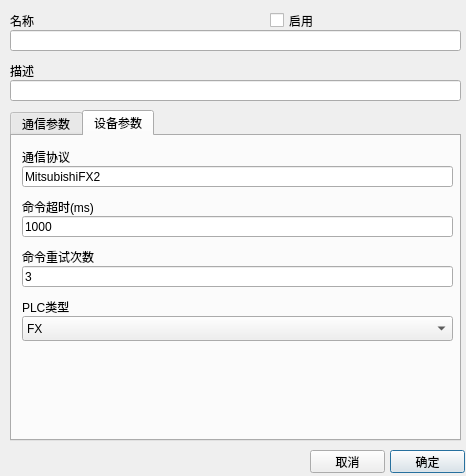
<?xml version="1.0" encoding="UTF-8"?>
<ui version="4.0">
 <class>CMDDeviceConfigDialog</class>
 <widget class="QDialog" name="CMDDeviceConfigDialog">
  <property name="geometry">
   <rect>
    <x>0</x>
    <y>0</y>
    <width>466</width>
    <height>476</height>
   </rect>
  </property>
  <property name="windowTitle">
   <string>Dialog</string>
  </property>
  <widget class="QLineEdit" name="nameEdit">
   <property name="geometry">
    <rect>
     <x>10</x>
     <y>30</y>
     <width>451</width>
     <height>21</height>
    </rect>
   </property>
  </widget>
  <widget class="QLineEdit" name="descriptionEdit">
   <property name="geometry">
    <rect>
     <x>10</x>
     <y>80</y>
     <width>451</width>
     <height>21</height>
    </rect>
   </property>
   <property name="readOnly">
    <bool>false</bool>
   </property>
  </widget>
  <widget class="QLabel" name="label_2">
   <property name="geometry">
    <rect>
     <x>10</x>
     <y>10</y>
     <width>251</width>
     <height>21</height>
    </rect>
   </property>
   <property name="text">
    <string>名称</string>
   </property>
  </widget>
  <widget class="QLabel" name="label_4">
   <property name="geometry">
    <rect>
     <x>10</x>
     <y>60</y>
     <width>431</width>
     <height>21</height>
    </rect>
   </property>
   <property name="text">
    <string>描述</string>
   </property>
  </widget>
  <widget class="QPushButton" name="okButton">
   <property name="geometry">
    <rect>
     <x>390</x>
     <y>450</y>
     <width>75</width>
     <height>23</height>
    </rect>
   </property>
   <property name="text">
    <string>确定</string>
   </property>
  </widget>
  <widget class="QPushButton" name="cancelButton">
   <property name="geometry">
    <rect>
     <x>310</x>
     <y>450</y>
     <width>75</width>
     <height>23</height>
    </rect>
   </property>
   <property name="text">
    <string>取消</string>
   </property>
  </widget>
  <widget class="QCheckBox" name="enableCheckBox">
   <property name="geometry">
    <rect>
     <x>270</x>
     <y>10</y>
     <width>171</width>
     <height>21</height>
    </rect>
   </property>
   <property name="text">
    <string>启用</string>
   </property>
  </widget>
  <widget class="QTabWidget" name="tabWidget">
   <property name="geometry">
    <rect>
     <x>10</x>
     <y>110</y>
     <width>451</width>
     <height>331</height>
    </rect>
   </property>
   <property name="currentIndex">
    <number>1</number>
   </property>
   <widget class="QWidget" name="tab">
    <attribute name="title">
     <string>通信参数</string>
    </attribute>
    <widget class="QLabel" name="label_3">
     <property name="geometry">
      <rect>
       <x>10</x>
       <y>10</y>
       <width>431</width>
       <height>21</height>
      </rect>
     </property>
     <property name="text">
      <string>通信模式</string>
     </property>
    </widget>
    <widget class="QStackedWidget" name="stackedWidget">
     <property name="geometry">
      <rect>
       <x>0</x>
       <y>60</y>
       <width>441</width>
       <height>231</height>
      </rect>
     </property>
     <property name="currentIndex">
      <number>1</number>
     </property>
     <widget class="QWidget" name="page_3">
      <widget class="QLabel" name="label_5">
       <property name="geometry">
        <rect>
         <x>10</x>
         <y>0</y>
         <width>211</width>
         <height>21</height>
        </rect>
       </property>
       <property name="text">
        <string>端口</string>
       </property>
      </widget>
      <widget class="QComboBox" name="portComboBox">
       <property name="geometry">
        <rect>
         <x>10</x>
         <y>20</y>
         <width>211</width>
         <height>25</height>
        </rect>
       </property>
       <property name="editable">
        <bool>true</bool>
       </property>
       <property name="currentIndex">
        <number>-1</number>
       </property>
      </widget>
      <widget class="QComboBox" name="baudRateComboBox">
       <property name="geometry">
        <rect>
         <x>240</x>
         <y>20</y>
         <width>201</width>
         <height>21</height>
        </rect>
       </property>
       <property name="currentText">
        <string>115200</string>
       </property>
       <item>
        <property name="text">
         <string>115200</string>
        </property>
       </item>
       <item>
        <property name="text">
         <string>57600</string>
        </property>
       </item>
       <item>
        <property name="text">
         <string>38400</string>
        </property>
       </item>
       <item>
        <property name="text">
         <string>19200</string>
        </property>
       </item>
       <item>
        <property name="text">
         <string>9600</string>
        </property>
       </item>
       <item>
        <property name="text">
         <string>4800</string>
        </property>
       </item>
       <item>
        <property name="text">
         <string>2400</string>
        </property>
       </item>
       <item>
        <property name="text">
         <string>1200</string>
        </property>
       </item>
      </widget>
      <widget class="QLabel" name="label_7">
       <property name="geometry">
        <rect>
         <x>240</x>
         <y>0</y>
         <width>201</width>
         <height>21</height>
        </rect>
       </property>
       <property name="text">
        <string>波特率</string>
       </property>
      </widget>
      <widget class="QLabel" name="label_8">
       <property name="geometry">
        <rect>
         <x>10</x>
         <y>50</y>
         <width>211</width>
         <height>21</height>
        </rect>
       </property>
       <property name="text">
        <string>数据位</string>
       </property>
      </widget>
      <widget class="QLabel" name="label_9">
       <property name="geometry">
        <rect>
         <x>240</x>
         <y>50</y>
         <width>191</width>
         <height>21</height>
        </rect>
       </property>
       <property name="text">
        <string>停止位</string>
       </property>
      </widget>
      <widget class="QComboBox" name="parityComboBox">
       <property name="geometry">
        <rect>
         <x>10</x>
         <y>120</y>
         <width>211</width>
         <height>21</height>
        </rect>
       </property>
       <item>
        <property name="text">
         <string>NONE</string>
        </property>
       </item>
       <item>
        <property name="text">
         <string>ODD</string>
        </property>
       </item>
       <item>
        <property name="text">
         <string>EVEN</string>
        </property>
       </item>
       <item>
        <property name="text">
         <string>MARK</string>
        </property>
       </item>
       <item>
        <property name="text">
         <string>SPACE</string>
        </property>
       </item>
      </widget>
      <widget class="QLabel" name="label_10">
       <property name="geometry">
        <rect>
         <x>10</x>
         <y>100</y>
         <width>211</width>
         <height>21</height>
        </rect>
       </property>
       <property name="text">
        <string>校验位</string>
       </property>
      </widget>
      <widget class="QComboBox" name="stopBitsComboBox">
       <property name="geometry">
        <rect>
         <x>240</x>
         <y>70</y>
         <width>201</width>
         <height>21</height>
        </rect>
       </property>
       <item>
        <property name="text">
         <string>1</string>
        </property>
       </item>
       <item>
        <property name="text">
         <string>1.5</string>
        </property>
       </item>
       <item>
        <property name="text">
         <string>2</string>
        </property>
       </item>
      </widget>
      <widget class="QComboBox" name="dataBitsComboBox">
       <property name="geometry">
        <rect>
         <x>10</x>
         <y>70</y>
         <width>211</width>
         <height>21</height>
        </rect>
       </property>
       <property name="currentText">
        <string>5</string>
       </property>
       <item>
        <property name="text">
         <string>5</string>
        </property>
       </item>
       <item>
        <property name="text">
         <string>6</string>
        </property>
       </item>
       <item>
        <property name="text">
         <string>7</string>
        </property>
       </item>
       <item>
        <property name="text">
         <string>8</string>
        </property>
       </item>
      </widget>
     </widget>
     <widget class="QWidget" name="page">
      <widget class="QLineEdit" name="serverPortEdit">
       <property name="geometry">
        <rect>
         <x>10</x>
         <y>150</y>
         <width>431</width>
         <height>20</height>
        </rect>
       </property>
      </widget>
      <widget class="QLabel" name="label_6">
       <property name="geometry">
        <rect>
         <x>10</x>
         <y>80</y>
         <width>431</width>
         <height>21</height>
        </rect>
       </property>
       <property name="text">
        <string>IP地址</string>
       </property>
      </widget>
      <widget class="QLabel" name="label_11">
       <property name="geometry">
        <rect>
         <x>10</x>
         <y>130</y>
         <width>431</width>
         <height>21</height>
        </rect>
       </property>
       <property name="text">
        <string>服务端口</string>
       </property>
      </widget>
      <widget class="QLineEdit" name="serverIPEdit">
       <property name="geometry">
        <rect>
         <x>10</x>
         <y>100</y>
         <width>431</width>
         <height>20</height>
        </rect>
       </property>
      </widget>
      <widget class="QLabel" name="label_12">
       <property name="geometry">
        <rect>
         <x>10</x>
         <y>180</y>
         <width>431</width>
         <height>21</height>
        </rect>
       </property>
       <property name="text">
        <string>本地服务端口</string>
       </property>
      </widget>
      <widget class="QLineEdit" name="localPortEdit">
       <property name="geometry">
        <rect>
         <x>10</x>
         <y>200</y>
         <width>431</width>
         <height>20</height>
        </rect>
       </property>
      </widget>
      <widget class="QFrame" name="frame">
       <property name="geometry">
        <rect>
         <x>10</x>
         <y>30</y>
         <width>431</width>
         <height>41</height>
        </rect>
       </property>
       <property name="frameShape">
        <enum>QFrame::StyledPanel</enum>
       </property>
       <property name="frameShadow">
        <enum>QFrame::Raised</enum>
       </property>
       <widget class="QRadioButton" name="clientRadioButton">
        <property name="geometry">
         <rect>
          <x>66</x>
          <y>10</y>
          <width>81</width>
          <height>22</height>
         </rect>
        </property>
        <property name="layoutDirection">
         <enum>Qt::RightToLeft</enum>
        </property>
        <property name="text">
         <string>客户端</string>
        </property>
        <property name="checked">
         <bool>true</bool>
        </property>
       </widget>
       <widget class="QRadioButton" name="serverRadioButton">
        <property name="geometry">
         <rect>
          <x>260</x>
          <y>10</y>
          <width>81</width>
          <height>22</height>
         </rect>
        </property>
        <property name="layoutDirection">
         <enum>Qt::RightToLeft</enum>
        </property>
        <property name="text">
         <string>服务端</string>
        </property>
       </widget>
      </widget>
     </widget>
     <widget class="QWidget" name="page_2">
      <widget class="QLabel" name="label_14">
       <property name="geometry">
        <rect>
         <x>10</x>
         <y>10</y>
         <width>431</width>
         <height>21</height>
        </rect>
       </property>
       <property name="text">
        <string>通信参数</string>
       </property>
      </widget>
      <widget class="QLineEdit" name="usbCommParameterEdit">
       <property name="geometry">
        <rect>
         <x>10</x>
         <y>30</y>
         <width>431</width>
         <height>21</height>
        </rect>
       </property>
      </widget>
     </widget>
     <widget class="QWidget" name="page_5">
      <widget class="QLabel" name="label_19">
       <property name="geometry">
        <rect>
         <x>10</x>
         <y>10</y>
         <width>431</width>
         <height>21</height>
        </rect>
       </property>
       <property name="text">
        <string>通信参数</string>
       </property>
      </widget>
      <widget class="QLineEdit" name="boardCommParameterEdit">
       <property name="geometry">
        <rect>
         <x>10</x>
         <y>30</y>
         <width>431</width>
         <height>21</height>
        </rect>
       </property>
      </widget>
     </widget>
     <widget class="QWidget" name="page_4">
      <widget class="QLineEdit" name="otherCommParameterEdit">
       <property name="geometry">
        <rect>
         <x>10</x>
         <y>30</y>
         <width>431</width>
         <height>21</height>
        </rect>
       </property>
      </widget>
      <widget class="QLabel" name="label_15">
       <property name="geometry">
        <rect>
         <x>10</x>
         <y>10</y>
         <width>431</width>
         <height>21</height>
        </rect>
       </property>
       <property name="text">
        <string>通信参数</string>
       </property>
      </widget>
     </widget>
    </widget>
    <widget class="QComboBox" name="communicationTypeBox">
     <property name="geometry">
      <rect>
       <x>10</x>
       <y>30</y>
       <width>431</width>
       <height>21</height>
      </rect>
     </property>
     <item>
      <property name="text">
       <string>Serial</string>
      </property>
     </item>
     <item>
      <property name="text">
       <string>TCP</string>
      </property>
     </item>
     <item>
      <property name="text">
       <string>UDP</string>
      </property>
     </item>
     <item>
      <property name="text">
       <string>USB</string>
      </property>
     </item>
     <item>
      <property name="text">
       <string>Board</string>
      </property>
     </item>
     <item>
      <property name="text">
       <string>Other</string>
      </property>
     </item>
    </widget>
    <zorder>stackedWidget</zorder>
    <zorder>label_3</zorder>
    <zorder>communicationTypeBox</zorder>
   </widget>
   <widget class="QWidget" name="tab_2">
    <attribute name="title">
     <string>设备参数</string>
    </attribute>
    <widget class="QLabel" name="label_16">
     <property name="geometry">
      <rect>
       <x>10</x>
       <y>160</y>
       <width>431</width>
       <height>21</height>
      </rect>
     </property>
     <property name="text">
      <string>PLC类型</string>
     </property>
    </widget>
    <widget class="QLineEdit" name="replyTimeoutEdit">
     <property name="geometry">
      <rect>
       <x>10</x>
       <y>80</y>
       <width>431</width>
       <height>21</height>
      </rect>
     </property>
     <property name="text">
      <string>1000</string>
     </property>
     <property name="readOnly">
      <bool>false</bool>
     </property>
    </widget>
    <widget class="QLabel" name="label_17">
     <property name="geometry">
      <rect>
       <x>10</x>
       <y>60</y>
       <width>431</width>
       <height>21</height>
      </rect>
     </property>
     <property name="text">
      <string>命令超时(ms)</string>
     </property>
    </widget>
    <widget class="QLineEdit" name="protocolEdit">
     <property name="geometry">
      <rect>
       <x>10</x>
       <y>30</y>
       <width>431</width>
       <height>21</height>
      </rect>
     </property>
     <property name="text">
      <string>MitsubishiFX2</string>
     </property>
     <property name="readOnly">
      <bool>true</bool>
     </property>
    </widget>
    <widget class="QLabel" name="label">
     <property name="geometry">
      <rect>
       <x>10</x>
       <y>10</y>
       <width>431</width>
       <height>21</height>
      </rect>
     </property>
     <property name="text">
      <string>通信协议</string>
     </property>
    </widget>
    <widget class="QLineEdit" name="retriesEdit">
     <property name="geometry">
      <rect>
       <x>10</x>
       <y>130</y>
       <width>431</width>
       <height>21</height>
      </rect>
     </property>
     <property name="text">
      <string>3</string>
     </property>
     <property name="readOnly">
      <bool>false</bool>
     </property>
    </widget>
    <widget class="QLabel" name="label_18">
     <property name="geometry">
      <rect>
       <x>10</x>
       <y>110</y>
       <width>431</width>
       <height>21</height>
      </rect>
     </property>
     <property name="text">
      <string>命令重试次数</string>
     </property>
    </widget>
    <widget class="QComboBox" name="PLCTypecomboBox">
     <property name="geometry">
      <rect>
       <x>10</x>
       <y>180</y>
       <width>431</width>
       <height>25</height>
      </rect>
     </property>
     <item>
      <property name="text">
       <string>FX</string>
      </property>
     </item>
     <item>
      <property name="text">
       <string>FX0</string>
      </property>
     </item>
     <item>
      <property name="text">
       <string>FX0N</string>
      </property>
     </item>
     <item>
      <property name="text">
       <string>FX2N</string>
      </property>
     </item>
    </widget>
   </widget>
  </widget>
 </widget>
 <resources/>
 <connections/>
</ui>
